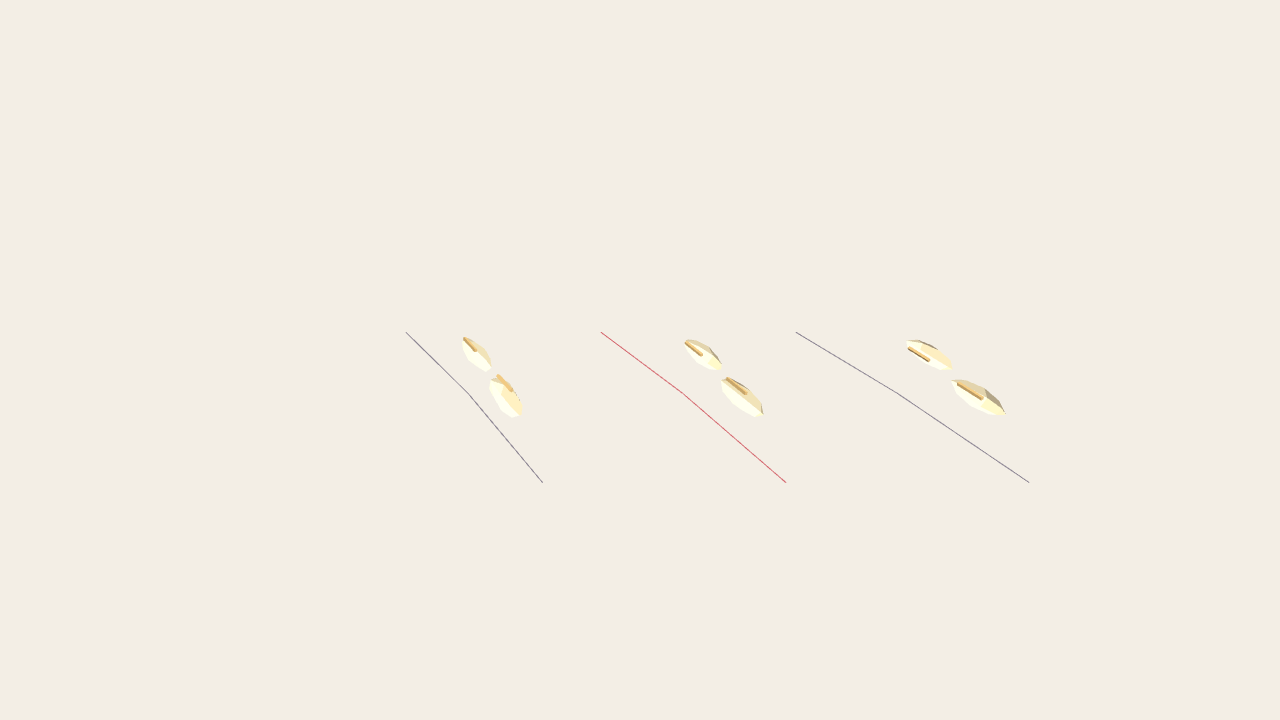
#> input picture rice-cooker-low-poly-flow.png, 1280 x 720 px
$ python extract-review-silhouette.py ../rice-cooker-low-poly-flow.png out.png
#> lines starting #> are read from the running program, lines starting #| are printed output that depends on the picture; after the words box and inside, x2 and y2 are one past the last pixel; in counts of white or black regions, pixels touching at a corner belong together
#!/usr/bin/env python3
"""Create a solid exterior silhouette from a model-review screenshot.

This is used only for geometry-invariant IMG2THREEJS pass gates. It removes
small petals/UI noise, closes ink-contour gaps, and fills interior material
regions so a dark screen cannot be misread as a change to the outer shape.
"""

from __future__ import annotations

import math
import sys
from collections import deque
from pathlib import Path

from PIL import Image, ImageFilter


def median(values: list[int]) -> int:
    values = sorted(values)
    return values[len(values) // 2]


def exterior_fill(mask: Image.Image) -> Image.Image:
    width, height = mask.size
    source = mask.load()
    outside = bytearray(width * height)
    queue: deque[tuple[int, int]] = deque()

    def push(x: int, y: int) -> None:
        index = y * width + x
        if outside[index] or source[x, y] != 0:
            return
        outside[index] = 1
        queue.append((x, y))

    for x in range(width):
        push(x, 0)
        push(x, height - 1)
    for y in range(height):
        push(0, y)
        push(width - 1, y)
    while queue:
        x, y = queue.popleft()
        if x > 0:
            push(x - 1, y)
        if x + 1 < width:
            push(x + 1, y)
        if y > 0:
            push(x, y - 1)
        if y + 1 < height:
            push(x, y + 1)

    result = Image.new('L', (width, height), 0)
    target = result.load()
    for y in range(height):
        for x in range(width):
            target[x, y] = 255 if source[x, y] != 0 or not outside[y * width + x] else 0
    return result


def remove_small_components(mask: Image.Image, minimum_area: int) -> Image.Image:
    width, height = mask.size
    source = mask.load()
    visited = bytearray(width * height)
    result = Image.new('L', (width, height), 0)
    target = result.load()
    for start_y in range(height):
        for start_x in range(width):
            start_index = start_y * width + start_x
            if visited[start_index] or source[start_x, start_y] == 0:
                continue
            visited[start_index] = 1
            queue: deque[tuple[int, int]] = deque([(start_x, start_y)])
            component: list[tuple[int, int]] = []
            while queue:
                x, y = queue.popleft()
                component.append((x, y))
                for next_y in range(max(0, y - 1), min(height, y + 2)):
                    for next_x in range(max(0, x - 1), min(width, x + 2)):
                        index = next_y * width + next_x
                        if visited[index] or source[next_x, next_y] == 0:
                            continue
                        visited[index] = 1
                        queue.append((next_x, next_y))
            if len(component) >= minimum_area:
                for x, y in component:
                    target[x, y] = 255
    return result


def main() -> int:
    if len(sys.argv) != 3:
        raise SystemExit('usage: extract-review-silhouette.py <input.png> <output.png>')
    source_path = Path(sys.argv[1]).resolve()
    output_path = Path(sys.argv[2]).resolve()
    image = Image.open(source_path).convert('RGB')
#> image is the input picture: PIL image 1280x720 RGB; mean R, G, B 242.9, 237.9, 228.8
    width, height = image.size
#> width = 1280; height = 720
    pixels = image.load()
    radius = max(3, min(width, height) // 40)
#> radius = 18
    samples: list[tuple[int, int, int]] = []
    for x0, y0 in ((0, 0), (width - radius, 0), (0, height - radius), (width - radius, height - radius)):
        for y in range(y0, y0 + radius):
            for x in range(x0, x0 + radius):
                samples.append(pixels[x, y])
#> after the loop, samples = 1296 items, first 6: (243, 238, 229), (243, 238, 229), (243, 238, 229), (243, 238, 229), (243, 238, 229), (243, 238, 229)
    background = tuple(median([sample[channel] for sample in samples]) for channel in range(3))
#> in median, `values = sorted(values)`: values = 1296 values from 243 to 243
#> background = (243, 238, 229)

    raw = Image.new('L', (width, height), 0)
#> raw: PIL image 1280x720 L; every value is 0
    mask = raw.load()
    for y in range(height):
        for x in range(width):
            red, green, blue = pixels[x, y]
            distance = math.sqrt(
                (red - background[0]) ** 2
                + (green - background[1]) ** 2
                + (blue - background[2]) ** 2
            )
            high = max(red, green, blue)
            saturation = 0 if high == 0 else (high - min(red, green, blue)) / high
            luma = (0.2126 * red + 0.7152 * green + 0.0722 * blue) / 255
            if (distance > 24 and (saturation > 0.045 or luma < 0.72)) or (saturation > 0.16 and luma < 0.94):
                mask[x, y] = 255

    cleaned = remove_small_components(raw, max(96, width * height // 4000))
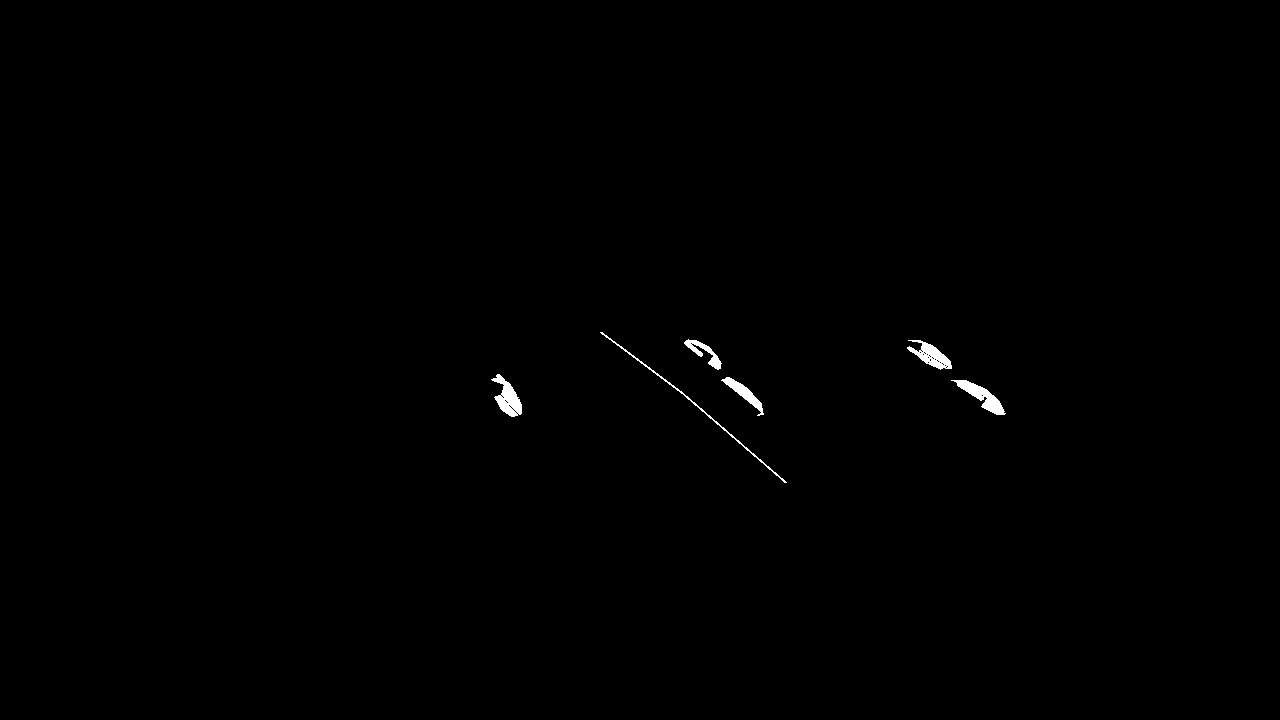
#> cleaned: PIL image 1280x720 L; 0.34% white; 6 white regions, box (x1, y1, x2, y2) and area: (951, 380, 1006, 415) 649, (491, 374, 522, 417) 643, (907, 340, 952, 370) 595, (721, 377, 764, 416) 437, (600, 332, 787, 483) 419, (684, 339, 722, 370) 360
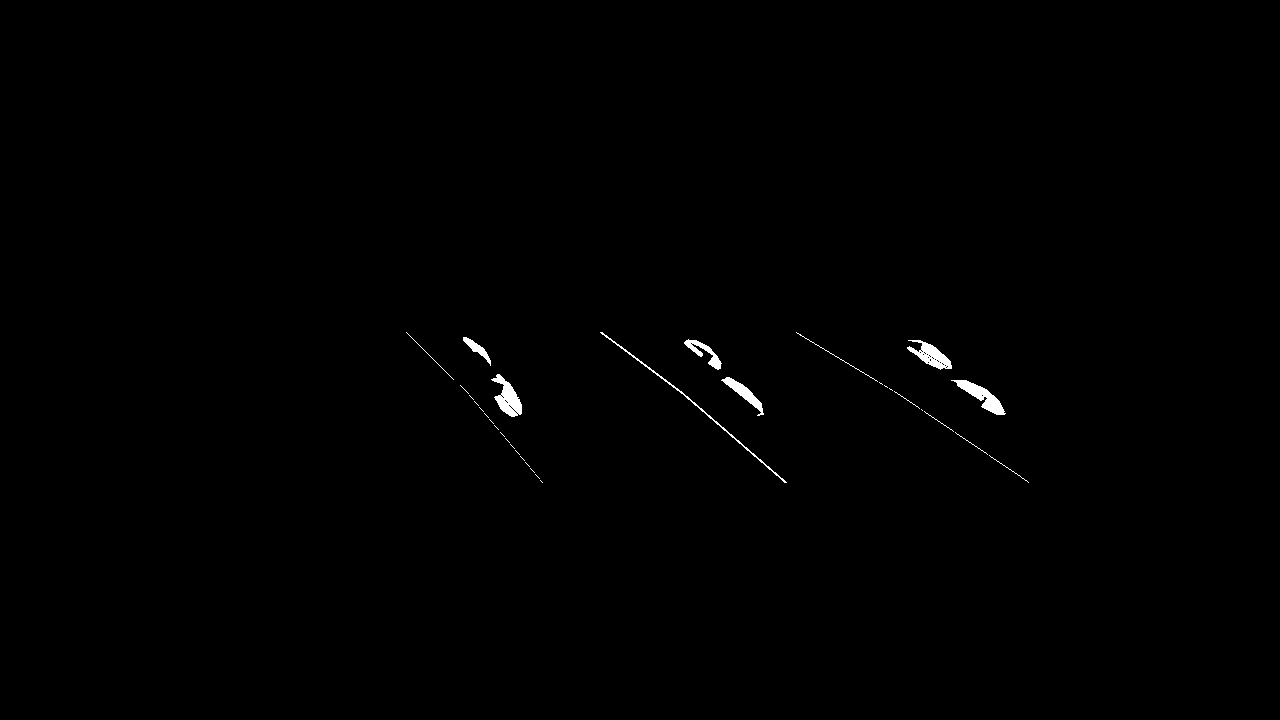
#> raw: PIL image 1280x720 L; 0.4% white; 33 white regions (20 under 20 px), largest, box (x1, y1, x2, y2) and area: (951, 380, 1006, 415) 649, (491, 374, 522, 417) 643, (907, 340, 952, 370) 595
    closed = cleaned.filter(ImageFilter.MaxFilter(11)).filter(ImageFilter.MinFilter(11))
#> closed: PIL image 1280x720 L; 0.37% white; 6 white regions, box (x1, y1, x2, y2) and area: (907, 340, 952, 370) 714, (491, 374, 522, 417) 677, (951, 380, 1006, 415) 672, (721, 377, 764, 416) 461, (684, 339, 722, 370) 455, (600, 332, 787, 483) 419
    solid = exterior_fill(closed)
    # Remove isolated petals and the lower-left status pill while preserving
    # the four/five large workstation component islands.
    binary = solid.point(lambda value: 255 if value > 0 else 0)
    output = Image.new('RGB', (width, height), 'white')
#> output: PIL image 1280x720 RGB; every value is 255
    output.paste('black', mask=binary)
    output_path.parent.mkdir(parents=True, exist_ok=True)
    output.save(output_path)
    return 0


if __name__ == '__main__':
    raise SystemExit(main())
#> (the program exits here)
